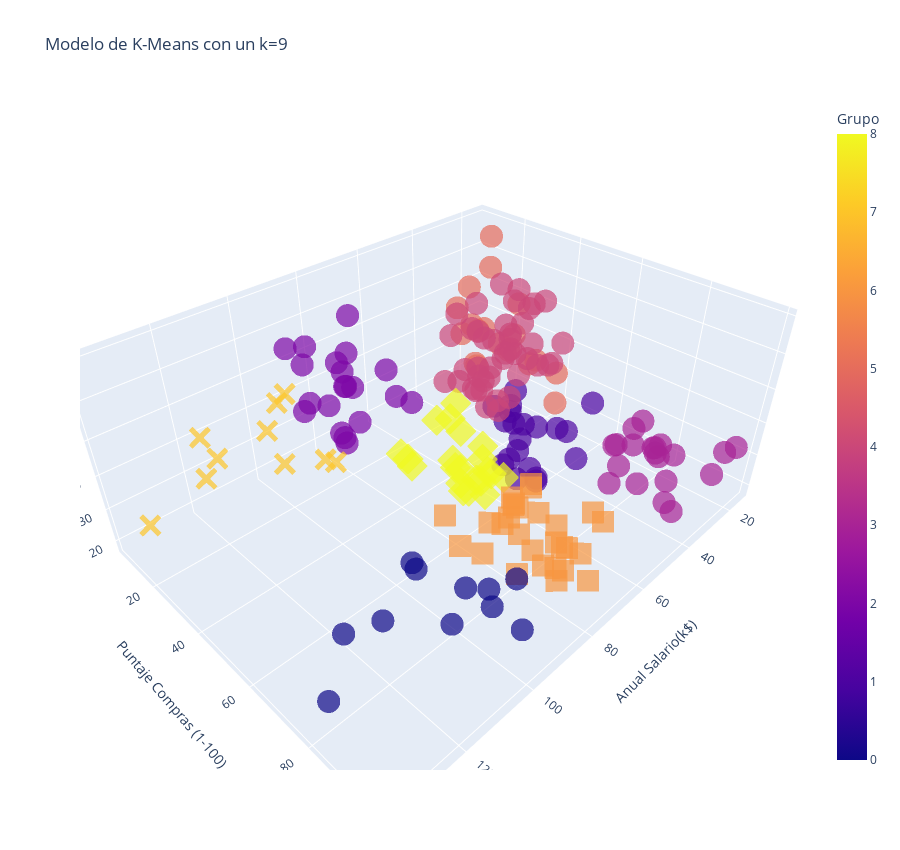

The notebook cell this image was saved under:
### Markdown cell above
#8. Interpretar, analizar y documentar los resultados obtenidos

Segun los resultados obtenidos por el K-mean de 9 cluster y las graficas podemos concluir lo siguiente:

- El Mayor numero de personas que tienen un ingreso anual entre 40K y 70K, estan calificados son un puntaje de compras entre 4/10 y 6/10 puntos.
- Encontramos dos grupos de clientes que poseen el mayor puntaje de compras, pero no necesariamente son los que mas ganan, el primer grupo tiene un ingreso entre 10k y 40k, el segundo grupo tienen un ingreso anual entre 70k y 100k.
- El puntaje de Siluta es un poco bajo ya que su resultado es de 0.4 y lo ideal es que este mas cerca de 1.
- El indice de Davies Bouldin es de 0.85 los cual es un poco alto ya que se acerca mas a 1 y se puede entender que hay bastante separacion entre los cluster.

### Code cell
#Modelo 3D de los datos agrupados

Grafica_3D = px.scatter_3d(data, x='Anual Salario(k$)', y='Puntaje Compras (1-100)', z='Edad', color='Grupo', symbol='Grupo', symbol_map={0: 'circle', 1: 'circle', 2: 'circle', 3: 'circle', 4: 'circle', 5: 'circle'}, opacity=0.7, width=900, height=850, title=f'Modelo de K-Means con un k={9}', labels={'label': 'Cluster'}, color_discrete_map={})
Grafica_3D.update_layout(showlegend=False)

### Figure 1 — Plotly figure (JSON) as saved in the notebook; plotly's stock layout.template omitted (floating-point values rounded to 4 significant figures)
{"data": [{"hovertemplate": "Grupo=%{marker.color}<br>Anual Salario(k$)=%{x}<br>Puntaje Compras (1-100)=%{y}<br>Edad=%{z}<extra></extra>", "legendgroup": "5", "marker": {"color": [5, 5, 5, 5, 5, 5, 5, 5, 5, 5, 5, 5, 5, 5, 5, 5, 5, 5], "coloraxis": "coloraxis", "opacity": 0.7, "symbol": "circle"}, "mode": "markers", "name": "5", "scene": "scene", "showlegend": true, "type": "scatter3d", "x": [15, 16, 17, 18, 19, 20, 20, 21, 23, 24, 28, 28, 29, 33, 34, 37, 39, 39], "y": [39, 6, 40, 6, 14, 15, 13, 35, 29, 35, 14, 32, 31, 14, 17, 26, 36, 28], "z": [19, 20, 31, 35, 67, 58, 37, 35, 52, 35, 54, 45, 40, 49, 42, 36, 48, 49]}, {"hovertemplate": "Grupo=%{marker.color}<br>Anual Salario(k$)=%{x}<br>Puntaje Compras (1-100)=%{y}<br>Edad=%{z}<extra></extra>", "legendgroup": "3", "marker": {"color": [3, 3, 3, 3, 3, 3, 3, 3, 3, 3, 3, 3, 3, 3, 3, 3, 3, 3, 3, 3], "coloraxis": "coloraxis", "opacity": 0.7, "symbol": "circle"}, "mode": "markers", "name": "3", "scene": "scene", "showlegend": true, "type": "scatter3d", "x": [15, 16, 17, 18, 19, 19, 20, 20, 21, 23, 24, 25, 28, 29, 30, 33, 33, 34, 37, 38], "y": [81, 77, 76, 94, 72, 99, 77, 79, 66, 98, 73, 73, 82, 87, 73, 92, 81, 73, 75, 92], "z": [21, 23, 22, 23, 30, 35, 24, 22, 20, 35, 25, 31, 29, 23, 21, 18, 21, 30, 20, 24]}, {"hovertemplate": "Grupo=%{marker.color}<br>Anual Salario(k$)=%{x}<br>Puntaje Compras (1-100)=%{y}<br>Edad=%{z}<extra></extra>", "legendgroup": "1", "marker": {"color": [1, 1, 1, 1, 1, 1, 1, 1, 1, 1, 1, 1, 1, 1, 1, 1, 1, 1, 1, 1], "coloraxis": "coloraxis", "opacity": 0.7, "symbol": "circle"}, "mode": "markers", "name": "1", "scene": "scene", "showlegend": true, "type": "scatter3d", "x": [28, 39, 39, 40, 40, 40, 42, 43, 46, 46, 48, 48, 48, 48, 54, 54, 54, 54, 54, 58], "y": [61, 61, 65, 47, 42, 42, 60, 54, 51, 55, 59, 50, 59, 47, 54, 48, 52, 55, 57, 60], "z": [35, 31, 24, 27, 29, 31, 33, 31, 27, 19, 18, 43, 19, 32, 26, 40, 23, 38, 21, 34]}, {"hovertemplate": "Grupo=%{marker.color}<br>Anual Salario(k$)=%{x}<br>Puntaje Compras (1-100)=%{y}<br>Edad=%{z}<extra></extra>", "legendgroup": "4", "marker": {"color": [4, 4, 4, 4, 4, 4, 4, 4, 4, 4, 4, 4, 4, 4, 4, 4, 4, 4, 4, 4, 4, 4, 4, 4, 4, 4, 4, 4, 4, 4, 4, 4, 4, 4, 4, 4, 4, 4, 4, 4, 4, 4, 4], "coloraxis": "coloraxis", "opacity": 0.7, "symbol": "circle"}, "mode": "markers", "name": "4", "scene": "scene", "showlegend": true, "type": "scatter3d", "x": [38, 40, 42, 43, 43, 43, 44, 44, 46, 46, 47, 47, 48, 48, 49, 49, 50, 50, 54, 54, 54, 54, 54, 54, 54, 57, 58, 59, 60, 60, 61, 62, 62, 62, 63, 63, 63, 63, 63, 65, 65, 67, 67], "y": [35, 55, 52, 60, 45, 41, 50, 46, 46, 56, 52, 59, 51, 48, 55, 42, 49, 56, 47, 53, 42, 51, 41, 44, 46, 58, 46, 55, 49, 47, 42, 48, 59, 56, 50, 46, 43, 48, 52, 43, 59, 43, 57], "z": [65, 50, 49, 59, 50, 47, 51, 69, 53, 70, 67, 54, 63, 68, 70, 47, 60, 60, 59, 45, 49, 57, 67, 46, 48, 55, 50, 68, 48, 47, 48, 49, 67, 49, 66, 54, 68, 66, 65, 63, 49, 51, 50]}, {"hovertemplate": "Grupo=%{marker.color}<br>Anual Salario(k$)=%{x}<br>Puntaje Compras (1-100)=%{y}<br>Edad=%{z}<extra></extra>", "legendgroup": "8", "marker": {"color": [8, 8, 8, 8, 8, 8, 8, 8, 8, 8, 8, 8, 8, 8, 8, 8, 8, 8, 8, 8, 8], "coloraxis": "coloraxis", "opacity": 0.7, "symbol": "diamond"}, "mode": "markers", "name": "8", "scene": "scene", "showlegend": true, "type": "scatter3d", "x": [57, 59, 60, 60, 60, 60, 61, 62, 62, 62, 63, 64, 64, 65, 65, 67, 67, 69, 70, 72, 76], "y": [55, 41, 40, 42, 52, 50, 49, 41, 55, 42, 54, 42, 46, 48, 50, 56, 40, 58, 29, 34, 40], "z": [22, 18, 40, 32, 24, 27, 20, 23, 26, 21, 19, 38, 19, 18, 19, 27, 38, 40, 23, 25, 28]}, {"hovertemplate": "Grupo=%{marker.color}<br>Anual Salario(k$)=%{x}<br>Puntaje Compras (1-100)=%{y}<br>Edad=%{z}<extra></extra>", "legendgroup": "6", "marker": {"color": [6, 6, 6, 6, 6, 6, 6, 6, 6, 6, 6, 6, 6, 6, 6, 6, 6, 6, 6, 6, 6, 6, 6, 6, 6, 6, 6, 6], "coloraxis": "coloraxis", "opacity": 0.7, "symbol": "square"}, "mode": "markers", "name": "6", "scene": "scene", "showlegend": true, "type": "scatter3d", "x": [69, 70, 71, 71, 71, 72, 73, 73, 74, 75, 76, 77, 77, 78, 78, 78, 78, 78, 78, 79, 81, 85, 86, 87, 87, 87, 88, 88], "y": [91, 77, 95, 75, 75, 71, 88, 73, 72, 93, 87, 97, 74, 90, 88, 76, 89, 78, 73, 83, 93, 75, 95, 63, 75, 92, 86, 69], "z": [39, 31, 40, 38, 39, 31, 29, 32, 35, 32, 32, 28, 32, 34, 39, 38, 27, 30, 30, 29, 31, 36, 33, 32, 28, 36, 30, 27]}, {"hovertemplate": "Grupo=%{marker.color}<br>Anual Salario(k$)=%{x}<br>Puntaje Compras (1-100)=%{y}<br>Edad=%{z}<extra></extra>", "legendgroup": "2", "marker": {"color": [2, 2, 2, 2, 2, 2, 2, 2, 2, 2, 2, 2, 2, 2, 2, 2, 2, 2, 2, 2], "coloraxis": "coloraxis", "opacity": 0.7, "symbol": "circle"}, "mode": "markers", "name": "2", "scene": "scene", "showlegend": true, "type": "scatter3d", "x": [71, 71, 71, 73, 74, 77, 77, 78, 78, 78, 78, 79, 85, 86, 87, 87, 87, 88, 88, 93], "y": [35, 11, 9, 7, 10, 12, 36, 22, 17, 20, 16, 35, 26, 20, 27, 13, 10, 13, 15, 14], "z": [43, 59, 47, 44, 19, 25, 48, 34, 43, 44, 47, 56, 50, 42, 36, 40, 36, 52, 58, 59]}, {"hovertemplate": "Grupo=%{marker.color}<br>Anual Salario(k$)=%{x}<br>Puntaje Compras (1-100)=%{y}<br>Edad=%{z}<extra></extra>", "legendgroup": "0", "marker": {"color": [0, 0, 0, 0, 0, 0, 0, 0, 0, 0, 0], "coloraxis": "coloraxis", "opacity": 0.7, "symbol": "circle"}, "mode": "markers", "name": "0", "scene": "scene", "showlegend": true, "type": "scatter3d", "x": [93, 97, 98, 99, 101, 103, 103, 113, 120, 126, 137], "y": [90, 86, 88, 97, 68, 85, 69, 91, 79, 74, 83], "z": [35, 32, 29, 30, 28, 36, 32, 38, 35, 32, 30]}, {"hovertemplate": "Grupo=%{marker.color}<br>Anual Salario(k$)=%{x}<br>Puntaje Compras (1-100)=%{y}<br>Edad=%{z}<extra></extra>", "legendgroup": "7", "marker": {"color": [7, 7, 7, 7, 7, 7, 7, 7, 7, 7], "coloraxis": "coloraxis", "opacity": 0.7, "symbol": "x"}, "mode": "markers", "name": "7", "scene": "scene", "showlegend": true, "type": "scatter3d", "x": [97, 98, 99, 101, 103, 103, 113, 120, 126, 137], "y": [32, 15, 39, 24, 17, 23, 8, 16, 28, 18], "z": [37, 46, 41, 54, 41, 34, 33, 47, 45, 32]}], "layout": {"coloraxis": {"colorbar": {"title": {"text": "Grupo"}}, "colorscale": [[0, "#0d0887"], [0.1111, "#46039f"], [0.2222, "#7201a8"], [0.3333, "#9c179e"], [0.4444, "#bd3786"], [0.5556, "#d8576b"], [0.6667, "#ed7953"], [0.7778, "#fb9f3a"], [0.8889, "#fdca26"], [1, "#f0f921"]]}, "height": 850, "legend": {"title": {"text": "Grupo"}, "tracegroupgap": 0}, "scene": {"aspectmode": "auto", "aspectratio": {"x": 1.455, "y": 1.109, "z": 0.62}, "domain": {"x": [0, 1], "y": [0, 1]}, "xaxis": {"title": {"text": "Anual Salario(k$)"}, "type": "linear"}, "yaxis": {"title": {"text": "Puntaje Compras (1-100)"}, "type": "linear"}, "zaxis": {"title": {"text": "Edad"}, "type": "linear"}}, "showlegend": false, "title": {"text": "Modelo de K-Means con un k=9"}, "width": 900}}
